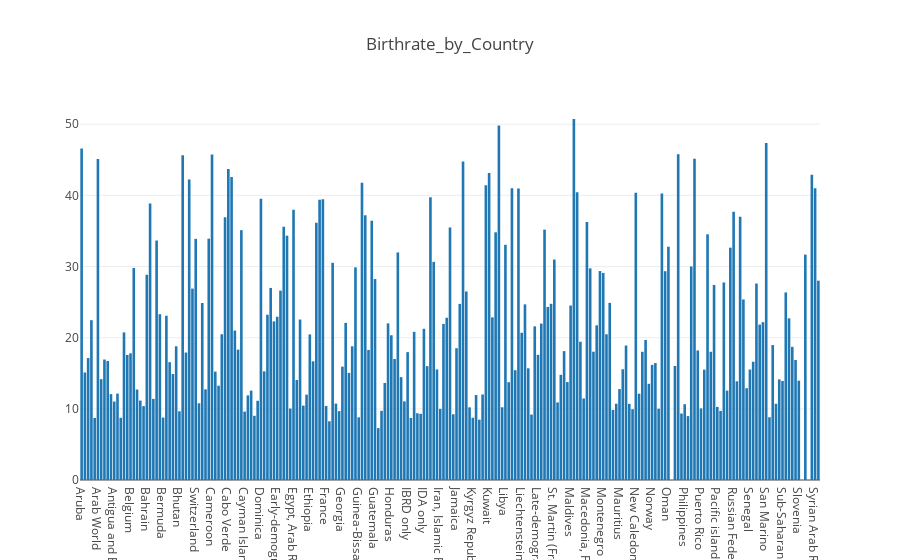

This figure's notebook cell:
### Code cell
# View dashboard offline with title

plotly.offline.iplot({
    "data": [go.Bar(x=df.CountryName, y=df.Birthrate)],
    "layout": go.Layout(title="Birthrate_by_Country")
})

### Figure 1 — Plotly figure (JSON) as saved in the notebook; plotly's stock layout.template omitted (floating-point values rounded to 4 significant figures; data arrays with more than 128 entries replaced by an {"elided": "..."} marker saying what was removed)
{"data": [{"type": "bar", "uid": "ae5a56be-a321-11e8-a27c-b88a605d4570", "x": {"elided": "227 str values"}, "y": {"elided": "227 float values"}}], "layout": {"title": "Birthrate_by_Country"}}
